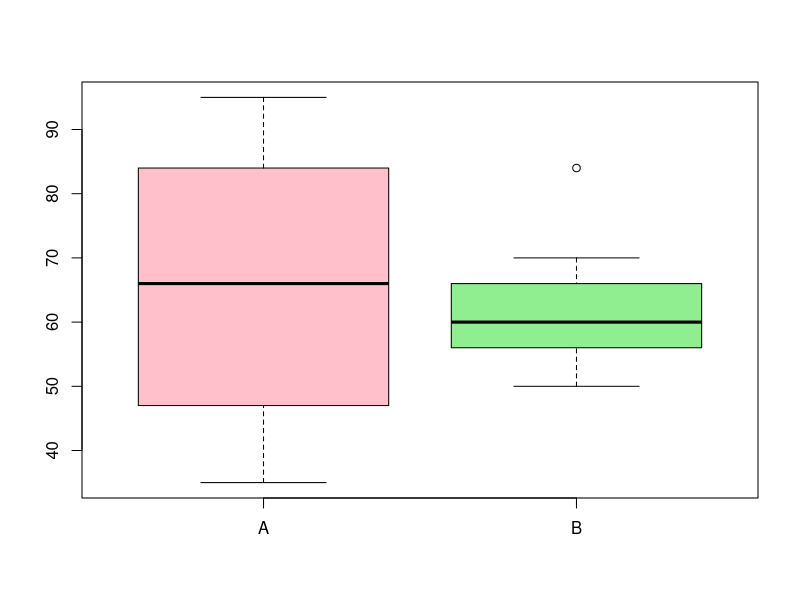

This chart was generated by the following R code:
classA <- c(76,35,47,64,95,66,89,36,84)
classB <- c(51,56,84,60,59,70,63,66,50)

mean(classA)
median(classA)
range(classA)

mean(classB)
median(classB)
range(classB)

boxplot(classA,classB,
        names=c("A","B"),
        col=c("pink","lightgreen"))
